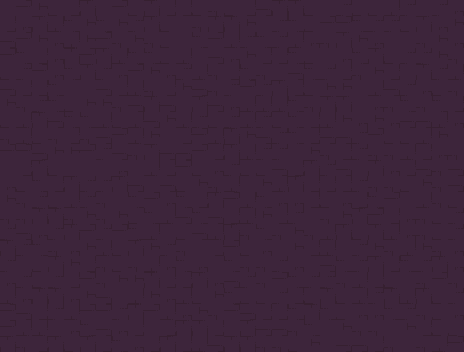

A 2D game scene composited from a Tiled map and its tileset images. What follows is a short description and the map's XML, with every tile layer's data as written:
An orthogonal 29x22 tile map with 16x16 px tiles, 1 tile layer (map) and 10 objects.

<map version="1.5" tiledversion="1.7.2" orientation="orthogonal" renderorder="right-down" width="29" height="22" tilewidth="16" tileheight="16" infinite="0" nextlayerid="3" nextobjectid="61">
 <editorsettings>
  <export target="../game/src/maps/test_level.lua" format="lua" />
 </editorsettings>
 <tileset firstgid="1" source="tileset/dungeon-tileset.tsx" />
 <layer id="1" name="map" width="29" height="22">
  <data encoding="csv">
19,28,18,20,17,29,19,28,20,29,17,17,20,30,20,17,9,29,29,20,19,7,20,20,8,7,19,7,27,
17,27,29,8,10,18,10,18,7,29,20,19,30,29,29,18,19,7,10,20,28,28,10,7,7,20,29,27,18,
9,28,18,27,8,18,28,30,18,30,20,19,10,28,8,7,10,7,8,27,30,29,18,27,19,19,30,18,27,
28,10,17,27,29,28,29,8,10,10,20,8,19,9,27,18,17,17,10,20,19,27,10,29,20,7,7,18,30,
20,7,28,27,10,29,7,27,28,18,27,7,8,30,17,10,30,19,9,10,7,17,30,18,17,19,29,7,8,
9,17,17,10,19,19,9,17,8,30,17,18,9,30,7,28,7,29,17,20,18,18,19,8,9,7,27,20,30,
18,30,7,10,20,18,18,30,9,29,9,19,29,9,27,8,8,8,10,30,29,29,19,27,30,10,30,10,17,
20,8,29,9,10,10,8,20,8,9,18,8,7,20,7,8,7,20,10,17,8,18,27,18,27,9,9,8,27,
30,8,20,30,17,30,9,28,8,18,19,17,28,8,29,18,9,7,10,17,9,9,7,28,20,20,8,18,19,
28,28,9,18,18,28,7,9,30,29,9,9,28,17,29,8,7,7,19,18,30,17,7,30,30,8,17,27,30,
19,17,29,20,19,19,19,27,19,8,17,28,20,27,7,20,20,9,17,29,7,9,19,29,27,17,9,30,9,
27,20,10,17,29,7,7,29,9,19,9,20,18,30,8,19,18,8,29,17,17,17,7,30,30,20,18,30,9,
18,30,7,20,8,7,30,19,10,28,27,10,17,29,28,8,10,27,27,17,20,27,17,10,28,19,8,30,20,
30,30,29,29,30,18,30,18,20,10,8,9,10,9,17,8,18,17,7,19,30,18,29,28,17,27,30,20,7,
7,9,27,7,29,28,7,28,10,8,19,20,9,8,29,30,10,30,18,30,8,29,20,29,8,27,30,20,7,
29,7,10,30,27,18,8,20,29,18,7,30,19,17,28,20,27,19,18,17,8,19,7,18,30,8,18,30,27,
7,19,20,29,18,17,30,20,30,8,27,10,27,19,10,30,30,7,27,19,9,10,7,29,17,10,7,29,27,
27,7,20,7,17,28,30,18,18,29,17,17,29,27,9,7,30,28,10,7,7,30,8,17,20,19,30,28,30,
8,27,29,29,27,18,9,19,8,18,27,8,20,18,10,20,20,7,17,20,29,20,8,7,29,8,29,20,7,
28,9,17,7,8,28,28,7,29,28,8,27,18,30,28,9,17,17,10,29,10,20,27,27,10,7,30,20,27,
28,8,8,19,27,10,9,27,17,19,17,29,29,17,19,29,9,9,30,10,19,18,30,30,19,18,17,20,20,
29,30,17,29,20,29,17,10,27,17,29,17,8,9,29,29,30,30,20,18,19,9,9,17,30,19,30,8,28
</data>
 </layer>
 <objectgroup id="2" name="entities">
  <object id="47" template="templates/PlayerStart.tx" x="240" y="144" />
  <object id="50" template="templates/MovableMirror_DR.tx" x="144" y="80" />
  <object id="51" template="templates/RotatingMirror_UR.tx" x="144" y="160" />
  <object id="52" template="templates/MovableMirror_UL.tx" x="144" y="240" />
  <object id="53" template="templates/Light.tx" x="144" y="80" />
  <object id="54" template="templates/Light.tx" x="144" y="240" />
  <object id="57" template="templates/MovableMirror_DL.tx" x="224" y="160" />
  <object id="58" template="templates/MovableMirror_UR.tx" x="64" y="160" />
  <object id="59" template="templates/Light.tx" x="64" y="160" />
  <object id="60" template="templates/Light.tx" x="224" y="160" />
 </objectgroup>
</map>
